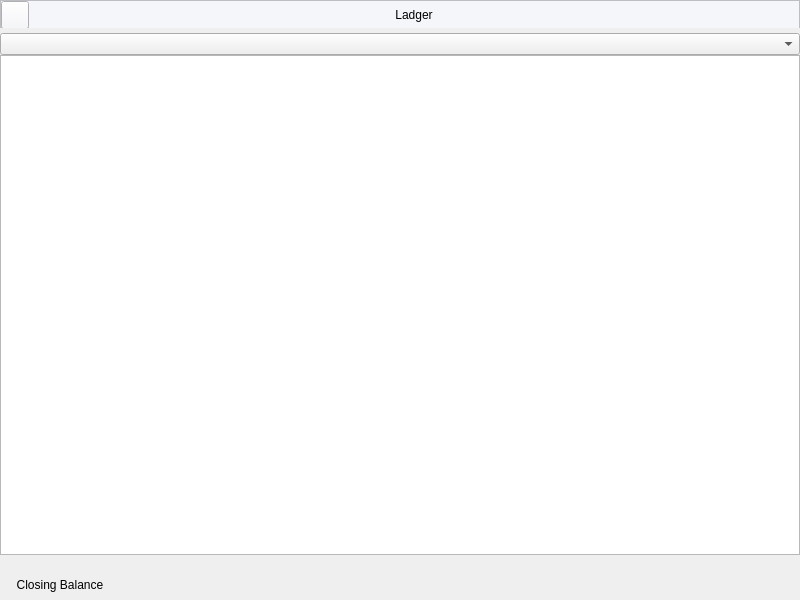
<?xml version="1.0" encoding="UTF-8"?>
<ui version="4.0">
 <class>MainWindow</class>
 <widget class="QMainWindow" name="MainWindow">
  <property name="geometry">
   <rect>
    <x>0</x>
    <y>0</y>
    <width>800</width>
    <height>600</height>
   </rect>
  </property>
  <property name="windowTitle">
   <string>MainWindow</string>
  </property>
  <widget class="QWidget" name="centralwidget">
   <layout class="QGridLayout" name="gridLayout_2" rowstretch="0,0">
    <property name="leftMargin">
     <number>0</number>
    </property>
    <property name="topMargin">
     <number>0</number>
    </property>
    <property name="rightMargin">
     <number>0</number>
    </property>
    <property name="bottomMargin">
     <number>0</number>
    </property>
    <property name="spacing">
     <number>0</number>
    </property>
    <item row="0" column="0">
     <widget class="QFrame" name="fheader">
      <property name="minimumSize">
       <size>
        <width>0</width>
        <height>28</height>
       </size>
      </property>
      <property name="maximumSize">
       <size>
        <width>16777215</width>
        <height>28</height>
       </size>
      </property>
      <property name="styleSheet">
       <string notr="true">background-color:#f5f6fa;</string>
      </property>
      <property name="frameShape">
       <enum>QFrame::StyledPanel</enum>
      </property>
      <property name="frameShadow">
       <enum>QFrame::Raised</enum>
      </property>
      <layout class="QGridLayout" name="gridLayout">
       <property name="leftMargin">
        <number>0</number>
       </property>
       <property name="topMargin">
        <number>0</number>
       </property>
       <property name="rightMargin">
        <number>0</number>
       </property>
       <property name="bottomMargin">
        <number>0</number>
       </property>
       <property name="spacing">
        <number>0</number>
       </property>
       <item row="0" column="0">
        <widget class="QPushButton" name="pbBack">
         <property name="minimumSize">
          <size>
           <width>28</width>
           <height>28</height>
          </size>
         </property>
         <property name="maximumSize">
          <size>
           <width>28</width>
           <height>28</height>
          </size>
         </property>
         <property name="styleSheet">
          <string notr="true">QPushButton::hover{

background-color: #9a9a9a

}</string>
         </property>
         <property name="text">
          <string/>
         </property>
         <property name="icon">
          <iconset resource="../icons/icons.qrc">
           <normaloff>:/newPrefix/icons/corner-down-left.svg</normaloff>:/newPrefix/icons/corner-down-left.svg</iconset>
         </property>
         <property name="shortcut">
          <string>Esc</string>
         </property>
        </widget>
       </item>
       <item row="0" column="1">
        <widget class="QLabel" name="lbLadger">
         <property name="minimumSize">
          <size>
           <width>0</width>
           <height>28</height>
          </size>
         </property>
         <property name="maximumSize">
          <size>
           <width>16777215</width>
           <height>28</height>
          </size>
         </property>
         <property name="styleSheet">
          <string notr="true">
font: 63 11pt &quot;Segoe UI Semibold&quot;;
color: rgb(0, 0, 0)</string>
         </property>
         <property name="text">
          <string>Ladger</string>
         </property>
         <property name="alignment">
          <set>Qt::AlignCenter</set>
         </property>
        </widget>
       </item>
      </layout>
     </widget>
    </item>
    <item row="1" column="0">
     <widget class="QWidget" name="widget" native="true">
      <layout class="QGridLayout" name="gridLayout_3">
       <property name="leftMargin">
        <number>0</number>
       </property>
       <property name="topMargin">
        <number>5</number>
       </property>
       <property name="rightMargin">
        <number>0</number>
       </property>
       <property name="bottomMargin">
        <number>5</number>
       </property>
       <property name="spacing">
        <number>0</number>
       </property>
       <item row="1" column="0" colspan="4">
        <widget class="QTableView" name="tableView"/>
       </item>
       <item row="0" column="0" colspan="4">
        <widget class="QComboBox" name="cbAccount"/>
       </item>
       <item row="2" column="3">
        <widget class="QLabel" name="lbClosingBalanceCreditINR">
         <property name="sizePolicy">
          <sizepolicy hsizetype="Fixed" vsizetype="Fixed">
           <horstretch>0</horstretch>
           <verstretch>0</verstretch>
          </sizepolicy>
         </property>
         <property name="minimumSize">
          <size>
           <width>100</width>
           <height>20</height>
          </size>
         </property>
         <property name="maximumSize">
          <size>
           <width>100</width>
           <height>16777215</height>
          </size>
         </property>
         <property name="text">
          <string/>
         </property>
        </widget>
       </item>
       <item row="3" column="3">
        <widget class="QLabel" name="lbClosingBalanceCreditUSD">
         <property name="sizePolicy">
          <sizepolicy hsizetype="Fixed" vsizetype="Fixed">
           <horstretch>0</horstretch>
           <verstretch>0</verstretch>
          </sizepolicy>
         </property>
         <property name="minimumSize">
          <size>
           <width>100</width>
           <height>20</height>
          </size>
         </property>
         <property name="text">
          <string/>
         </property>
        </widget>
       </item>
       <item row="3" column="0">
        <widget class="QLabel" name="label">
         <property name="sizePolicy">
          <sizepolicy hsizetype="Fixed" vsizetype="Fixed">
           <horstretch>0</horstretch>
           <verstretch>0</verstretch>
          </sizepolicy>
         </property>
         <property name="minimumSize">
          <size>
           <width>120</width>
           <height>0</height>
          </size>
         </property>
         <property name="maximumSize">
          <size>
           <width>100</width>
           <height>16777215</height>
          </size>
         </property>
         <property name="text">
          <string>Closing Balance</string>
         </property>
         <property name="alignment">
          <set>Qt::AlignCenter</set>
         </property>
        </widget>
       </item>
       <item row="2" column="1">
        <widget class="Line" name="line">
         <property name="minimumSize">
          <size>
           <width>0</width>
           <height>0</height>
          </size>
         </property>
         <property name="styleSheet">
          <string notr="true">background-color:transparent;</string>
         </property>
         <property name="orientation">
          <enum>Qt::Horizontal</enum>
         </property>
        </widget>
       </item>
       <item row="2" column="2">
        <widget class="QLabel" name="lbClosingBalanceDebitINR">
         <property name="sizePolicy">
          <sizepolicy hsizetype="Fixed" vsizetype="Fixed">
           <horstretch>0</horstretch>
           <verstretch>0</verstretch>
          </sizepolicy>
         </property>
         <property name="minimumSize">
          <size>
           <width>100</width>
           <height>20</height>
          </size>
         </property>
         <property name="maximumSize">
          <size>
           <width>100</width>
           <height>16777215</height>
          </size>
         </property>
         <property name="text">
          <string/>
         </property>
        </widget>
       </item>
       <item row="3" column="2">
        <widget class="QLabel" name="lbClosingBalanceDebitUSD">
         <property name="text">
          <string/>
         </property>
        </widget>
       </item>
      </layout>
     </widget>
    </item>
   </layout>
  </widget>
 </widget>
 <resources>
  <include location="../icons/icons.qrc"/>
 </resources>
 <connections/>
</ui>
